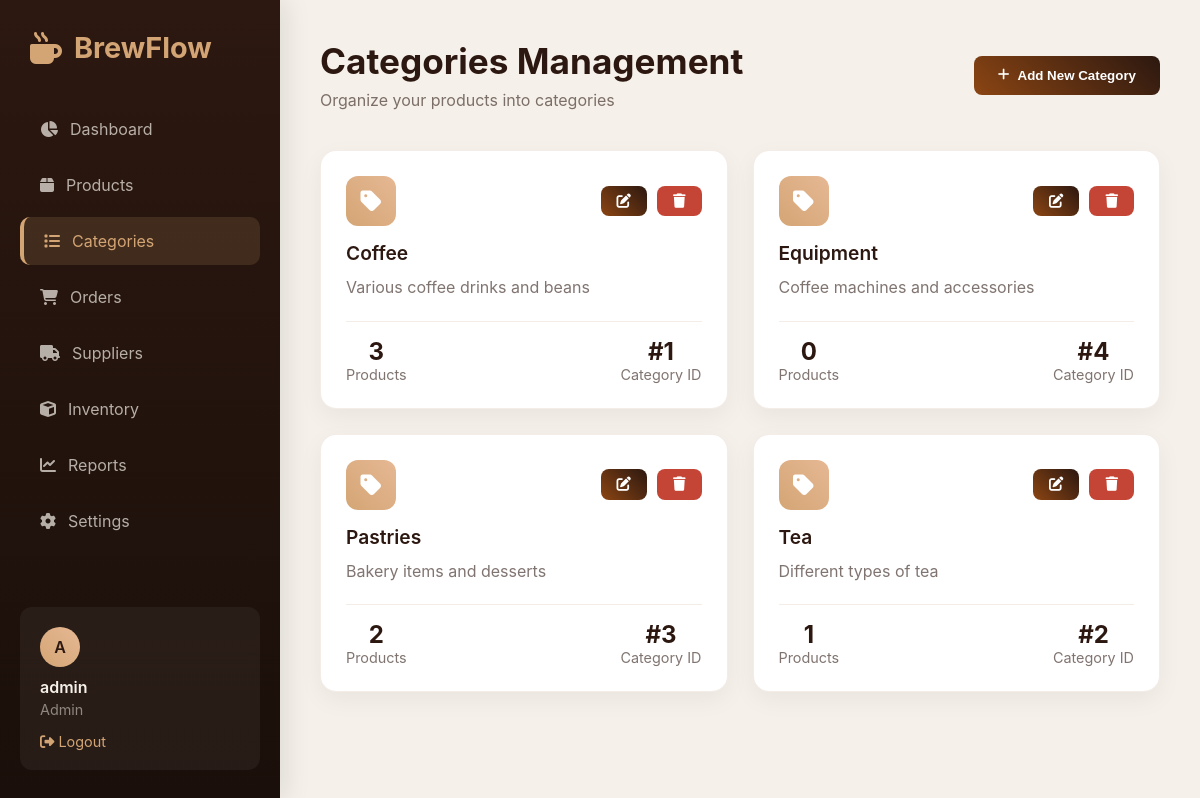
The app's page /categories.php (signed in) with its own data.
### tables this page shows
CREATE TABLE `Category` (
  `categoryID` int(11) NOT NULL,
  `name` varchar(100) DEFAULT NULL,
  `description` text DEFAULT NULL,
  `is_active` tinyint(1) DEFAULT 1
);

### categories.php (the view, shortened to what this page needs)
<?php
include 'db.php';
$categories = $conn->query("SELECT c.*, COUNT(p.productID) as product_count FROM Category c LEFT JOIN Product p ON c.categoryID = p.categoryID WHERE c.is_active = 1 GROUP BY c.categoryID ORDER BY c.name");
?>
<!DOCTYPE html>
<html lang="en">
<head>
    <link rel="stylesheet" href="https://cdnjs.cloudflare.com/ajax/libs/font-awesome/6.4.0/css/all.min.css">
    <link rel="stylesheet" href="style.css">
</head>
<body>
    <div class="dashboard-container">
        <?php include 'sidebar.php'; ?>
        <div class="main-content">
            <div class="header">
                <div class="greeting">
                    <h1>Categories Management</h1>
                    <p>Organize your products into categories</p>
                </div>
                <button class="btn btn-primary" onclick="openModal('addCategoryModal')">
                    <i class="fas fa-plus"></i> Add New Category
                </button>
            </div>
            <div class="categories-grid">
                <?php while($category = $categories->fetch_assoc()): ?>
                    <div class="category-card">
                        <div class="category-header">
                            <div class="category-icon">
                                <i class="fas fa-tag"></i>
                            </div>
                            <div style="display: flex; gap: 10px;">
                                <button class="btn btn-sm btn-primary" onclick="editCategory(<?php echo $category['categoryID']; ?>)">
                                    <i class="fas fa-edit"></i>
                                </button>
                                <button class="btn btn-sm btn-error" onclick="deleteCategory(<?php echo $category['categoryID']; ?>, '<?php echo addslashes($category['name']); ?>')">
                                    <i class="fas fa-trash"></i>
                                </button>
                            </div>
                        </div>
                        <div class="category-name"><?php echo htmlspecialchars($category['name']); ?></div>
                        <div class="category-description">
                            <?php echo htmlspecialchars($category['description'] ?: 'No description provided'); ?>
                        </div>
                        <div class="category-stats">
                            <div class="stat-item">
                                <div class="stat-value"><?php echo $category['product_count']; ?></div>
                                <div class="stat-label">Products</div>
                            </div>
                            <div class="stat-item">
                                <div class="stat-value">#<?php echo $category['categoryID']; ?></div>
                                <div class="stat-label">Category ID</div>
                            </div>
                        </div>
                    </div>
                <?php endwhile; ?>
            </div>
        </div>
    </div>
</body>
</html>

### style.css (style rules this page uses)
:root { --primary: #2C1810; --secondary: #8B4513; --accent: #D4A574; --light: #F5F1EA; --dark: #1A0F0A; --success: #5D8B66; --warning: #E6B400; --error: #C44536; --info: #4299E1; }
* { margin: 0; padding: 0; box-sizing: border-box; }
body { font-family: 'Inter', -apple-system, BlinkMacSystemFont, sans-serif; background: var(--light); color: var(--primary); min-height: 100vh; }
.dashboard-container { display: grid; grid-template-columns: 280px 1fr; min-height: 100vh; }
.main-content { padding: 40px; overflow-y: auto; }
.header { display: flex; justify-content: space-between; align-items: center; margin-bottom: 40px; }
.greeting h1 { font-size: 2.2rem; color: var(--primary); margin-bottom: 8px; }
.greeting p { color: rgba(44,24,16,0.6); font-size: 1rem; }
.btn { padding: 12px 24px; border: none; border-radius: 8px; font-weight: 600; cursor: pointer; transition: all 0.3s ease; display: inline-flex; align-items: center; gap: 8px; }
.btn-primary { background: linear-gradient(45deg, var(--secondary), var(--primary)); color: white; }
.btn-error { background: var(--error); color: white; }
.btn-sm { padding: 8px 16px; font-size: 0.9rem; }

### categories.php (style rules this page uses)
.categories-grid { display: grid; grid-template-columns: repeat(auto-fill, minmax(300px, 1fr)); gap: 25px; }
.category-card { background: white; border-radius: 16px; padding: 25px; box-shadow: 0 8px 25px rgba(0,0,0,0.05); border: 1px solid rgba(139,69,19,0.1); transition: transform 0.3s ease; }
.category-header { display: flex; justify-content: space-between; align-items: center; margin-bottom: 15px; }
.category-icon { width: 50px; height: 50px; background: linear-gradient(45deg, var(--accent), #E6B894); border-radius: 12px; display: flex; align-items: center; justify-content: center; font-size: 1.5rem; color: white; }
.category-name { font-size: 1.2rem; font-weight: 600; color: var(--primary); margin-bottom: 10px; }
.category-description { color: rgba(44,24,16,0.6); margin-bottom: 15px; line-height: 1.6; }
.category-stats { display: flex; justify-content: space-between; margin-top: 20px; padding-top: 15px; border-top: 1px solid rgba(139,69,19,0.1); }
.stat-item { text-align: center; }
.stat-value { font-size: 1.5rem; font-weight: 700; color: var(--primary); }
.stat-label { font-size: 0.9rem; color: rgba(44,24,16,0.6); }

### records on screen
category: name "Coffee", description "Various coffee drinks and beans", product_count "3", categoryID "1"
category: name "Equipment", description "Coffee machines and accessories", product_count "0", categoryID "4"
category: name "Pastries", description "Bakery items and desserts", product_count "2", categoryID "3"
category: name "Tea", description "Different types of tea", product_count "1", categoryID "2"

### other values on screen
substr($_SESSION['user'] ?? 'A', 0, 1) "A"
$_SESSION['user'] "admin"
$_SESSION['role'] "Admin"
